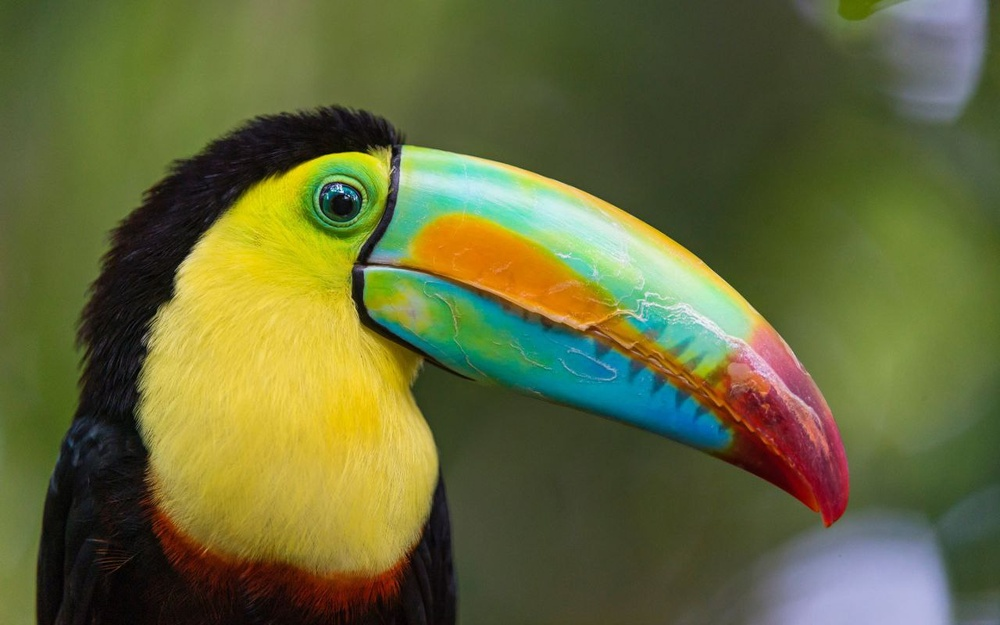
#> input picture pic.jpg, 1000 x 625 px, shrunk from 1280 x 800 before the run
$ jupyter execute --allow-errors CHW3.ipynb   (shell and % lines are left out)
#> lines starting #> are read from the running program, lines starting #| are printed output that depends on the picture
<h1 align="center">Mathematical Methods In Engineering - 25872</h1>
<h4 align="center">Dr. Amiri</h4>
<h4 align="center">Sharif University of Technology, Fall 2023</h4>
<h4 align="center">Python Assignment 3</h4>
<h5 align="center">Feel free to contact TA team for any possible questions about the assignment </font>
 </h5>
<h5 align="center">Questions 1,2: @mh_momeni  -  Question 2,3: @Mahdi_h721 </font> </h5>
<h4 align="center"><font color="cyan">Student Name: Shervin Mehrtash</h4>
<h4 align="center"><font color="cyan">Student ID: 400102052</h4>

You should write your code in the <font color='green'>Code Cell</font> and then run the <font color='green'>Evaluation Cell</font> to check the correctness of your code.<br>
<font color='red'>**Please do not edit the codes in the Evaluation Cells.**</font>

##  Q1. Implementing QR Factorization <sub><sup>``(40 pt.)``</sup></sub>

>In this question, we are going to use QR factorization in computing eigenvalues. It is an important building block in numerical linear algebra. Recall that for any matrix $A$
, $A=QR$
 where $Q$
 is orthogonal and $R$
 is upper-triangular.

 **Reminder**: The QR algorithm, uses the QR decomposition, but don't confuse the two.

[cell 1]
import numpy as np
np.set_printoptions(suppress=True, precision=4)

[cell 2]
n = 5
A = np.random.rand(n,n)
npQ, npR = np.linalg.qr(A)

Check that Q is orthogonal:

[cell 3]
np.allclose(np.eye(n), npQ @ npQ.T), np.allclose(np.eye(n), npQ.T @ npQ)

Check that R is triangular

[cell 4]
npR

### Gram-Schmidt

#### Classical Gram-Schmidt (unstable)

For each $j$
, calculate a single projection

$$v_j=P_ja_j$$

where $P_j$
 projects onto the space orthogonal to the span of $q_1,…,q_{j−1}$
.

[cell 5]
def cgs(A):
    m, n = A.shape
    Q = np.zeros([m,n], dtype=np.float64)
    R = np.zeros([n,n], dtype=np.float64)
    for j in range(n):
        V = A[:, j]
        for i in range(j):
            R[i, j] = Q[:, i].T @ A[:, j]
            V = V - R[i, j] * Q[:, i]

        Q[:, j] = V / np.linalg.norm(V)
        R[j, j] = Q[:, j].T @ A[:, j]
    return Q, R

[cell 6]
Q, R = cgs(A)
np.allclose(A, Q @ R)

Check if Q is unitary:

[cell 7]
np.allclose(np.eye(len(Q)), Q.dot(Q.T))

### Modified Gram-Schmidt (optional)

Classical (unstable) Gram-Schmidt: for each $j$
, calculate a single projection
$$v_j=P_ja_j$$
where $P_j$
 projects onto the space orthogonal to the span of $q_1,…,q_{j−1}$
.

Modified Gram-Schmidt: for each $j$
, calculate $j−1$
 projections
$$P_j=P_{⊥q_{j−1}⋯⊥q_2⊥q_1}$$

[cell 8]
n = 3
A = np.random.rand(n,n).astype(np.float64)

[cell 9]
def mgs(A):
    m, n = A.shape
    Q = np.zeros([m,n], dtype=np.float64)
    R = np.zeros([n,n], dtype=np.float64)
    V = A.astype(float)
    for j in range(n):
        R[j,j] = np.linalg.norm(V[:,j])
        Q[:,j] = V[:,j] / R[j,j]
        for i in range(j+1, n):
            R[j,i] = Q[:,j].T @ V[:,i]
            V[:,i] = V[:,i] - R[j,i] * Q[:,j]
    return Q, R

[cell 10]
Q, R = mgs(A)
np.allclose(np.eye(len(Q)), Q.dot(Q.T.conj()))

[cell 11]
np.allclose(A, np.matmul(Q,R))

### Classical vs Modified Gram-Schmidt

In this part, we want to construct a square matrix $A$ with random singular vectors and widely varying singular values spaced by factors of 2 between $2^{−1}$
 and $2^{−(n+1)}$

[cell 12]
import matplotlib.pyplot as plt
from matplotlib import rcParams

[cell 13]
n = 100
U, X = np.linalg.qr(np.random.randn(n,n))   # set U to a random orthogonal matrix
V, X = np.linalg.qr(np.random.randn(n,n))   # set V to a random orthogonal matrix
S = np.diag(np.power(2,np.arange(-1,-(n+1),-1), dtype=float))  # Set S to a diagonal matrix w/ exp
                                                              # values between 2^-1 and 2^-(n+1)

[cell 14]
A = np.matmul(U,np.matmul(S,V))
QC, RC = cgs(A)
QM, RM = mgs(A) # if you don't complete the mgs function, comment this line

[cell 15]
plt.figure(figsize=(10,10))
plt.semilogy(np.diag(S), 'r.', label="True Singular Values")
plt.semilogy(np.diag(RM), 'go', label="Modified Gram-Shmidt")
plt.semilogy(np.diag(RC), 'bx', label="Classic Gram-Shmidt")
plt.legend()
rcParams.update({'font.size': 18})
#> figure, not shown here; curve peaks at x = 0, y = 0.5; curve peaks at x = 1, y = 0.059; curve peaks at x = 1, y = 0.059

### Eigenvalue Decomposition using QR Factorization

Use the QR algorithm (or QR method) to get the eigenvalues of matrix $A$. Do 100 iterations, and print out the 1st, 5th, 10th, 20th and 100th iteration.

 **Reminder**: The QR algorithm (or QR method), uses the QR factorization, but don't confuse the two.

[cell 16]
def QR_Eigen(A, iterations):
#> called with A = array of shape (4, 4), iterations = 100
    n = A.shape[0]
    for i in range(iterations):
        Q, R = np.linalg.qr(A)
        A = np.dot(R, Q)
        if i+1 in [1, 5, 10, 20, 100]:
            print(f"Iteration {i+1}:")
            print(np.diag(A))
            print()

[cell 17]
A = np.array([1.0, -1.0, 0.0, 0.0, -1.0, 1.0, -1.0, 0.0, 0.0, -1.0, 2.0, 0.0, 0.0, 0.0, 0.0, 3.0]).reshape((4, 4))
print("The matrix: \n", A)

print("\n --- Built-in ---")
print(np.linalg.eig(A)[0])
##Your Code start here
print("\n QR Algorithm:")
QR_Eigen(A,100)
##Your Code ends here

##  Q2. SVD & Image processing <sub><sup>``(30 pt.)``</sup></sub>

> In this question, we are going to investigate the use of SVD as a tool to obtain the basis of the matrix in digital image processing.
The first issue we will examine is image compression. For this purpose, in general, we can consider the information inside the image as a data matrix, then find a suitable basis for this information matrix and by depicting the primary matrix on the more important basis vectors and keeping the necessary information to show the initial image with less information.
This process results in image compression. It should be noted that for simplicity, the images we are examining in this exercise are in black and white.
>With the help of SVD, we can find a basis for the column space of the image matrix that we want, so that the columns of the image matrix have the highest correlation with the basis vectors.
>On the other hand, if these bases are considered in descending order of the size of the singular values, they will contain the most general information of the columns of the image, so by keeping only r initial columns of the found bases (U) along with the combined vectors (V) and the singular values (Σ) corresponding to them, we can retain the image's overall image with a good approximation.
>From an expert point of view, the reconstruction is actually a lower-order reconstruction of the primary matrix.
In this view, the value of r is the parameter to control the amount of compression we want.

###  part 1

In this part, the compression operation is performed on the input black and white image with the help of SVD analysis. One of the criteria for comparing the initial and final image is the PSNR criterion. Research about this criterion and draw the PSNR diagram in terms of different r. Then compare the results with the diagram by giving some test inputs and plotting the outputs.
One of the inputs you give to the function should be the image pic.jpg.

[cell 18]
import numpy as np
import matplotlib.pyplot as plt
import cv2

# Load the grayscale image
image = cv2.imread('pic.jpg', cv2.IMREAD_GRAYSCALE)
#> image: shape (625, 1000); min 0, max 247, mean 99.1
U, S, Vt = np.linalg.svd(image, full_matrices=False)
#> S = 625 values, max 81902.3 at index 0, min 3.85 at index 624, mean 444.1

# Define a function to reconstruct the image using r
def reconstruct_image(U, S, Vt, r):
    reconst_image = np.dot(U[:, :r], np.dot(np.diag(S[:r]), Vt[:r, :]))
    return reconst_image

# Choose different r values for reconstruction
r_values = [1, 2, 5, 10, 20, 50, 100]

# Plot some samples of reconstructed images
plt.figure(figsize=(12, 8))
for i, r in enumerate(r_values):
    reconstructed_image = reconstruct_image(U, S, Vt, r)
    plt.subplot(1, len(r_values), i + 1)
    plt.imshow(reconstructed_image, cmap='gray')
    plt.title(f'r = {r}')
    plt.axis('off')
plt.show()
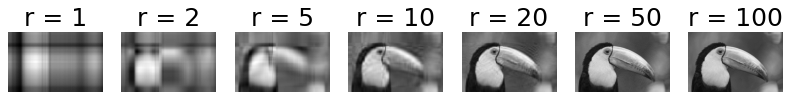
#> figure drawn by matplotlib, 7 panels

# Calculate PSNR for each r value
def psnr(original, compressed):
    mse = np.mean((original - compressed) ** 2)
#> mse = 1716.7
    max_pixel = 255.0
    psnr = 20 * np.log10(max_pixel / np.sqrt(mse))
#> psnr = 15.78
    return psnr

psnr_values = [psnr(image, reconstruct_image(U, S, Vt, r)) for r in r_values]
#> in reconstruct_image (call 12), `reconst_image = np.dot(U[:, :r], np.dot(np.diag(S[:r]), Vt[:r, :]))`:
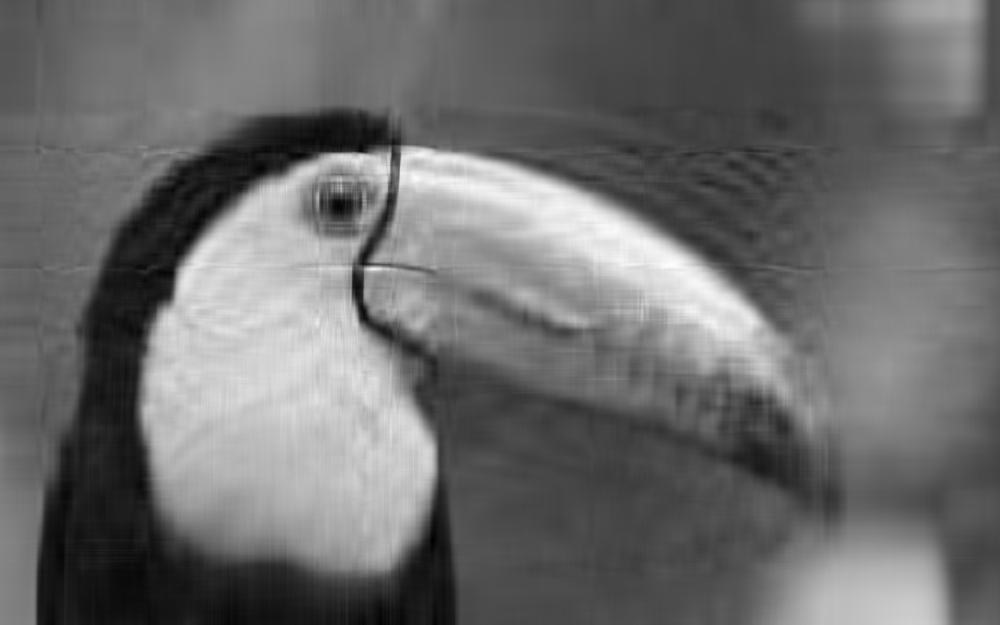
#> reconst_image: shape (625, 1000) float64; min -5.53, max 240.1, mean 99.1; drawn with min black and max white
#> psnr_values = [15.78, 17.31, 22.02, 26.23, 29.68, 34.22, 38.13]

# Plot the curve of PSNR vs. r value
plt.figure()
plt.plot(r_values, psnr_values, marker='o')
plt.title('PSNR vs. r value')
plt.xlabel('r value')
plt.ylabel('PSNR (dB)')
plt.show()
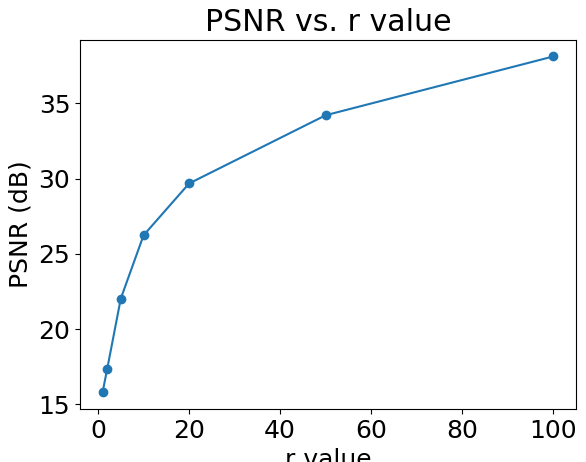
#> figure drawn by matplotlib, 1 panel

###  part 2

Another issue that we can explore with a similar idea of applying base transform is removing noise from images. In the condition that the noise in the image is uniform and in such a way that it does not distort the general information in the image. from the point of view of SVD, according to the examination of the general information, the direction of the image vector on bases with larger singular values has not changed much, and removing the information related to Examining general information to vectors with less importance can remove noise and keep the main information of the image.
In this part, add two different noises salt and pepper and Gaussian noise with a desired and appropriate range to the image pic.jpg so that the PSNR of both images is in the same range, then perform the noise reduction process with the help of SVD analysis.
For both noises, draw the PSNR diagram in terms of different r.
  Then compare the results with the graph by plotting a number of outputs.
  Which of the noises is more effective in this method?

[cell 19]
# Load the original image
original_image = cv2.imread('pic.jpg', cv2.IMREAD_GRAYSCALE)

# Add salt and pepper noise
def add_salt_and_pepper_noise(image, salt_prob, pepper_prob):
#> called with salt_prob = 0.02, pepper_prob = 0.02
    noisy_image = np.copy(image)
    total_pixels = noisy_image.size
#> total_pixels = 625000
    # Salt noise
    num_salt = int(salt_prob * total_pixels)
#> num_salt = 12500
    salt_coords = [np.random.randint(0, i - 1, num_salt) for i in noisy_image.shape]
    noisy_image[salt_coords[0], salt_coords[1]] = 255
    # Pepper noise
    num_pepper = int(pepper_prob * total_pixels)
#> num_pepper = 12500
    pepper_coords = [np.random.randint(0, i - 1, num_pepper) for i in noisy_image.shape]
    noisy_image[pepper_coords[0], pepper_coords[1]] = 0
    return noisy_image.astype(np.uint8)  # Ensure data type is uint8

salt_prob = 0.02
pepper_prob = 0.02
salt_pepper_noisy_image = add_salt_and_pepper_noise(original_image, salt_prob, pepper_prob)

# Add Gaussian noise
def add_gaussian_noise(image, mean, std_dev):
#> called with mean = 0, std_dev = 25
    noisy_image = image + np.random.normal(mean, std_dev, image.shape)
    noisy_image = np.clip(noisy_image, 0, 255).astype(np.uint8)  # Ensure data type is uint8
    return noisy_image

gaussian_mean = 0
gaussian_std_dev = 25
gaussian_noisy_image = add_gaussian_noise(original_image, gaussian_mean, gaussian_std_dev)

# Perform SVD-based denoising for salt and pepper noise
def svd_denoising(image, r):
#> called with r = 1
    U, s, Vt = np.linalg.svd(image.astype(np.float32), full_matrices=False)  # Ensure data type is float32
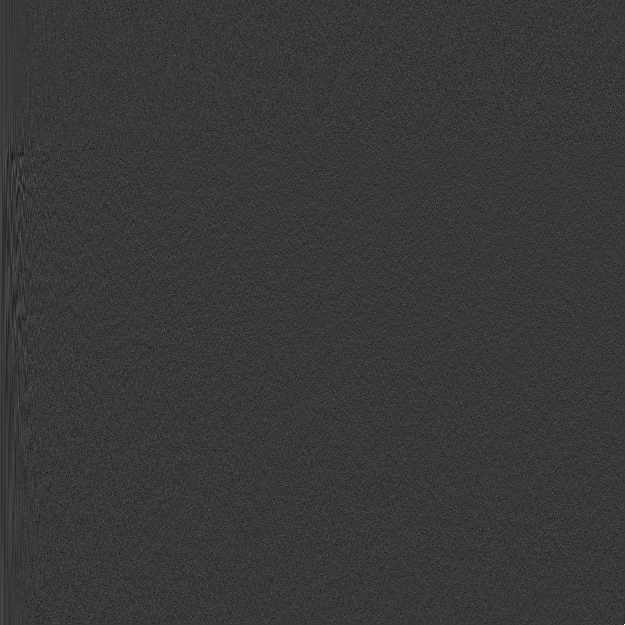
#> U: shape (625, 625) float32; min -0.263, max 0.917, mean 9.53e-05; drawn with min black and max white
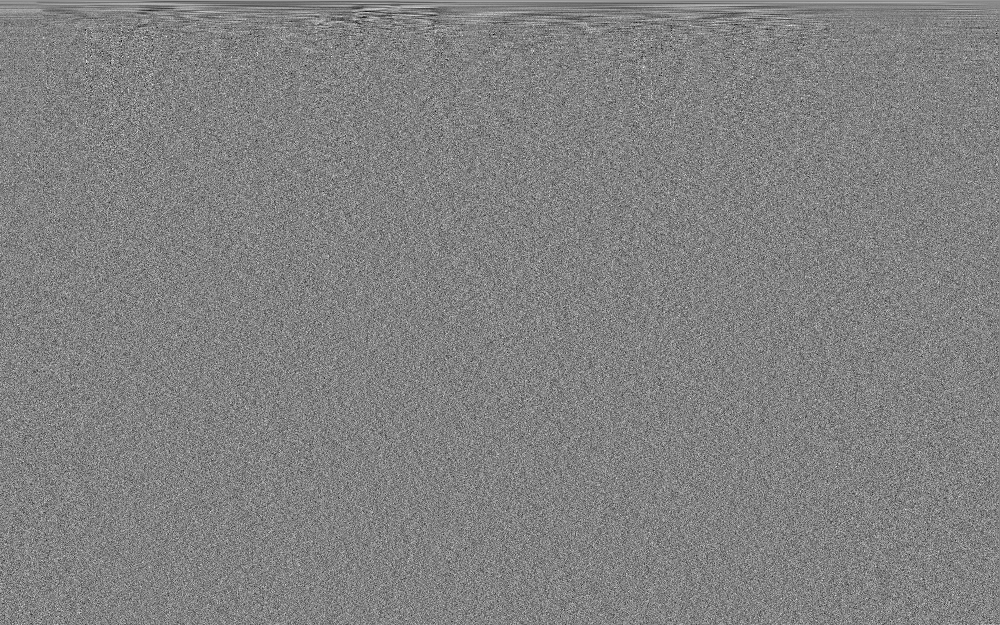
#> Vt: shape (625, 1000) float32; min -0.178, max 0.171, mean 6.43e-05; drawn with min black and max white
#> s = 625 values, max 82447.7 at index 0, min 128.8 at index 624, mean 1091.9
    S = np.diag(s)
    reconstructed_image = np.dot(U[:, :r], np.dot(S[:r, :r], Vt[:r, :]))
    return reconstructed_image.astype(np.uint8)  # Ensure data type is uint8

# Calculate PSNR for different r values
r_values = [1, 5, 10, 20, 50, 100]
psnr_salt_pepper = [cv2.PSNR(original_image, svd_denoising(salt_pepper_noisy_image, r)) for r in r_values]
#> in svd_denoising (call 6), `return reconstructed_image.astype(np.uint8)`:
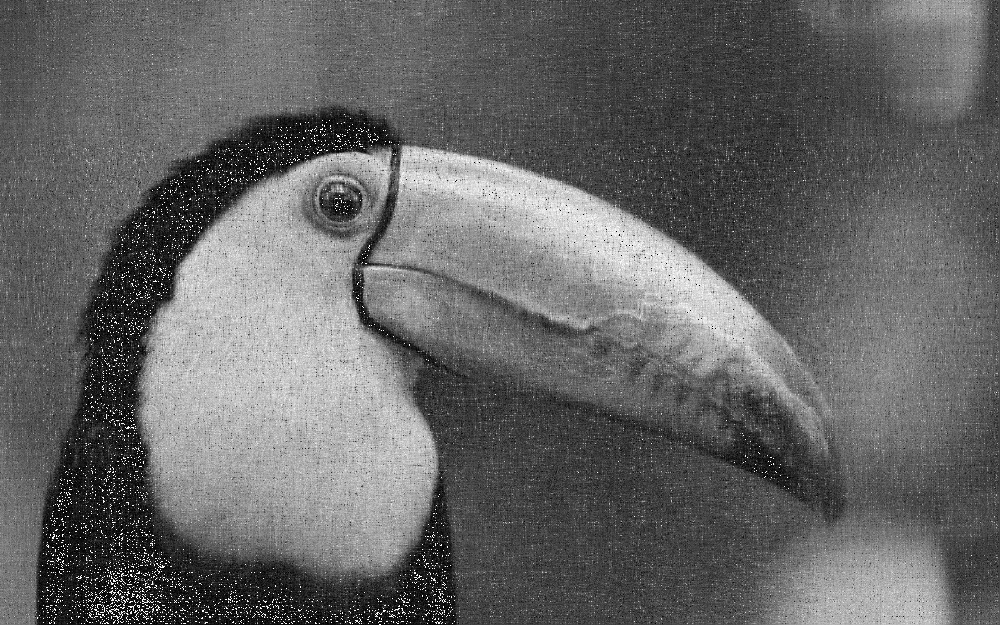
#> returned value: shape (625, 1000); min 0, max 255, mean 101.4
#> psnr_salt_pepper = [15.77, 20.55, 24.99, 26.73, 22.56, 19.72]

# Perform SVD-based denoising for Gaussian noise
psnr_gaussian = [cv2.PSNR(original_image, svd_denoising(gaussian_noisy_image, r)) for r in r_values]
#> in svd_denoising (call 7), `U, s, Vt = np.linalg.svd(image.astype(np.float32), full_matrices=False)`:
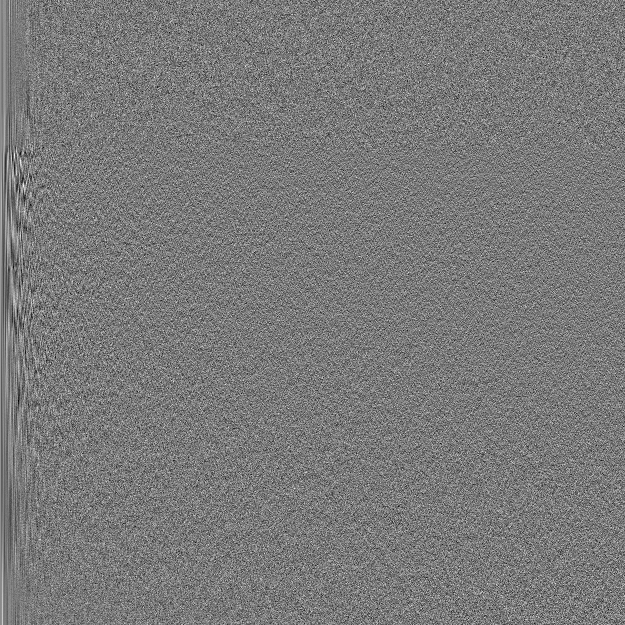
#> U: shape (625, 625) float32; min -0.186, max 0.202, mean 7.29e-05; drawn with min black and max white
#> in svd_denoising (call 7), `U, s, Vt = np.linalg.svd(image.astype(np.float32), full_matrices=False)`:
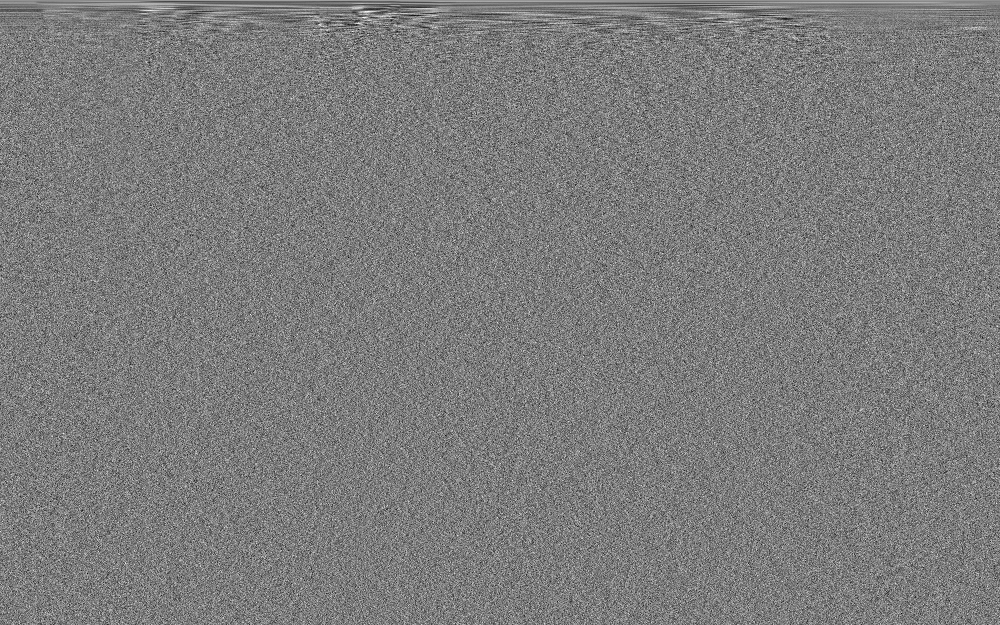
#> Vt: shape (625, 1000) float32; min -0.146, max 0.153, mean 6.44e-05; drawn with min black and max white
#> in svd_denoising (call 7), `U, s, Vt = np.linalg.svd(image.astype(np.float32), full_matrices=False)`: s = 625 values, max 81769 at index 0, min 170.6 at index 624, mean 1013.1
#> in svd_denoising (call 11), `reconstructed_image = np.dot(U[:, :r], np.dot(S[:r, :r], Vt[:r, :]))`:
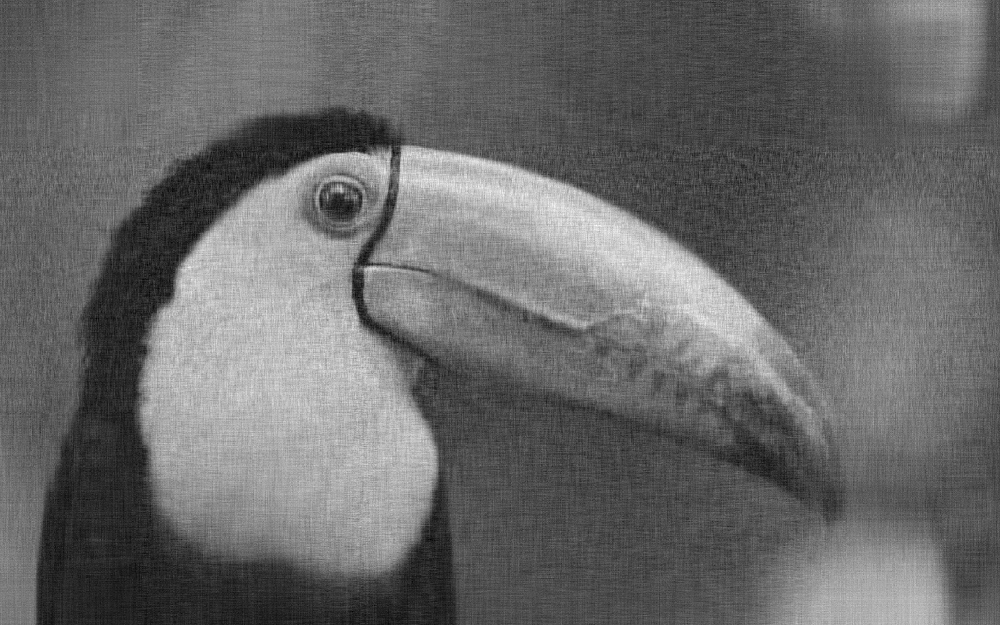
#> reconstructed_image: shape (625, 1000) float32; min -25.12, max 275.1, mean 99; drawn with min black and max white
#> psnr_gaussian = [15.78, 20.55, 25.38, 27.58, 25.39, 21.78]

# Plot PSNR vs r for both noises
plt.figure(figsize=(12, 5))
plt.plot(r_values, psnr_salt_pepper, marker='o', label='Salt and Pepper Noise')
plt.plot(r_values, psnr_gaussian, marker='o', label='Gaussian Noise')
plt.title('PSNR vs r (SVD Image Denoising)')
plt.xlabel('r (Number of Singular Values)')
plt.ylabel('PSNR (dB)')
plt.legend()
plt.grid(True)
plt.show()

# Plot the images and their denoised versions
reconstructed_image_salt_pepper = svd_denoising(salt_pepper_noisy_image, r_values[-1])
reconstructed_image_gaussian = svd_denoising(gaussian_noisy_image, r_values[-1])

plt.figure(figsize=(15, 8))
plt.subplot(2, 3, 1)
plt.imshow(original_image, cmap='gray')
plt.title('Original Image')

plt.subplot(2, 3, 2)
plt.imshow(salt_pepper_noisy_image, cmap='gray')
plt.title('Salt and Pepper Noisy Image')

plt.subplot(2, 3, 3)
plt.imshow(gaussian_noisy_image, cmap='gray')
plt.title('Gaussian Noisy Image')

plt.subplot(2, 3, 5)
plt.imshow(reconstructed_image_salt_pepper, cmap='gray')
plt.title('Salt and Pepper Denoised Image')

plt.subplot(2, 3, 6)
plt.imshow(reconstructed_image_gaussian, cmap='gray')
plt.title('Gaussian Denoised Image')

plt.tight_layout()
plt.show()
